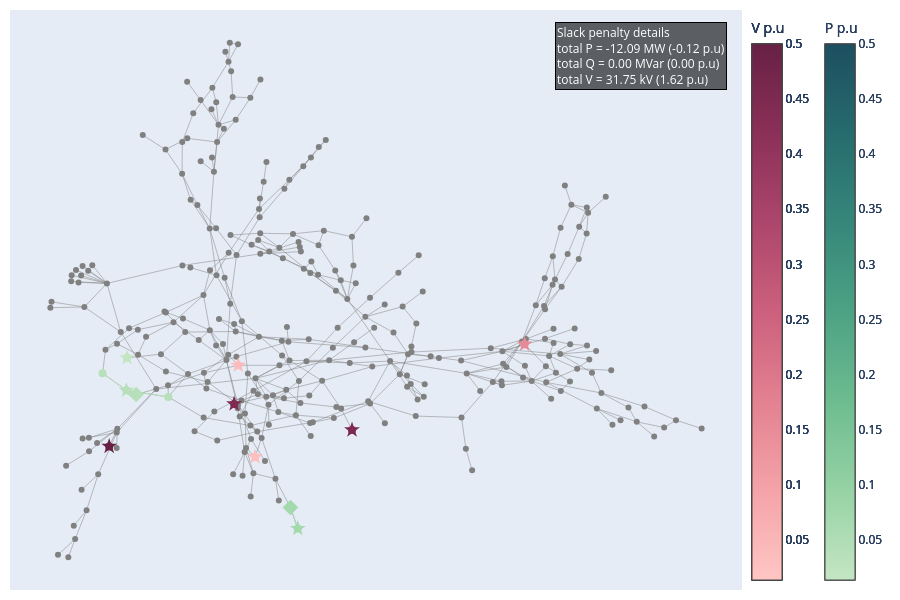

The notebook cell saved with this chart:
### Code cell
# slack_info 
pertubation1 = "1"
data_correction2 = pd.read_csv(
    network_name +"_" + pertubation1 + ".csv",
    sep=";",
    engine="python",
    index_col=False,
   # on_bad_lines="skip",
)
# network = pn.load('./Outputs/' + network_name+"-corrected-"+pertubation1 + extension_in)
new_row = pd.read_csv(network_name+"_"+pertubation1+"_optim_info.csv", sep=";", engine="python", index_col=False)
optim_info = pd.concat([optim_info, new_row], ignore_index=True)
data_grouped_2 = data_correction2.groupby('busId')[['type','slackValue_pu','slackValue','gen','controlevoltage','transfo','shunt','load','info']].agg(unique_list)
data_grouped_2['Total_slack_abs'] = data_grouped_2['slackValue_pu'].apply(lambda x: builtins.sum(abs(slack) for slack in x) if isinstance(x, list) else abs(x))
G_2, dist, pos = network_construction(edges, data_grouped_2)
clusters = slack_subgraph(G_2, data_grouped_2)
data_grouped_2 = cluster_subgraph(G_2, clusters, data_grouped_2, dist)
fig = plot_slack_cluster(G_2, pos, clusters,data_grouped_2,data, col_centroid='centroid')
fig.show()

### Figure 1 — Plotly figure (JSON) as saved in the notebook; plotly's stock layout.template omitted (floating-point values rounded to 4 significant figures; data arrays with more than 128 entries replaced by an {"elided": "..."} marker saying what was removed)
{"data": [{"hovertemplate": "%{text}<extra></extra>", "line": {"color": "grey", "width": 0.5}, "mode": "lines", "name": "edges", "text": {"elided": "818 str values"}, "type": "scatter", "x": {"elided": "1227 float values"}, "y": {"elided": "1227 float values"}}, {"hovertemplate": "%{text}<extra></extra>", "marker": {"color": "gray", "size": 6}, "mode": "markers", "name": "All nodes", "text": {"elided": "287 str values"}, "type": "scatter", "x": {"elided": "287 float values"}, "y": {"elided": "287 float values"}}, {"hovertemplate": "%{text}<extra></extra>", "marker": {"cmax": 0.5, "cmin": 0.01353, "color": "rgb(253, 191, 191)", "colorbar": {"title": {"text": "V p.u"}, "x": 1}, "colorscale": [[0, "rgb(255, 198, 196)"], [0.1667, "rgb(244, 163, 168)"], [0.3333, "rgb(227, 129, 145)"], [0.5, "rgb(204, 96, 125)"], [0.6667, "rgb(173, 70, 108)"], [0.8333, "rgb(139, 48, 88)"], [1, "rgb(103, 32, 68)"]], "size": 12, "symbol": "star"}, "mode": "markers", "name": "Centroids", "text": ["Centroid: VL76_0<br>Gen: ['B76-G']<br>Controle voltage type: GENERATOR<br>Controle voltage location: [VL76_0]<br>Controle voltage status: MAIN<br>Transfo: [nan]<br>Shunt: [nan]<br>Load: ['VL76_0_load']<br>number of nodes: 1<br><br>Total P = 0.0000 MW (0.00 p.u)<br>Total Q = 0.00 MVar (0.00 p.u)<br>Total V = 3.37 kV (0.0293 p.u)"], "type": "scatter", "x": [-0.1417], "y": [-0.4594]}, {"line": {"color": "rgb(253, 191, 191)", "width": 1}, "mode": "lines", "type": "scatter", "x": [], "y": []}, {"hovertemplate": "%{text}<extra></extra>", "marker": {"color": "rgb(253, 191, 191)", "size": 8, "symbol": "circle"}, "mode": "markers", "text": ["VL76_0<br>slack: [0.029313] p.u <br>type: ['V']"], "type": "scatter", "x": [-0.1417], "y": [-0.4594]}, {"hovertemplate": "%{text}<extra></extra>", "marker": {"cmax": 0.5, "cmin": 0.01353, "color": "rgb(164, 216, 173)", "colorbar": {"title": {"text": "P p.u"}, "x": 1.1}, "colorscale": [[0, "rgb(196, 230, 195)"], [0.1667, "rgb(150, 210, 164)"], [0.3333, "rgb(109, 188, 144)"], [0.5, "rgb(77, 162, 132)"], [0.6667, "rgb(54, 135, 122)"], [0.8333, "rgb(38, 107, 110)"], [1, "rgb(29, 79, 96)"]], "size": 12, "symbol": "star"}, "mode": "markers", "name": "Centroids", "text": ["Centroid: VL528_0<br>Gen: [nan]<br>Controle voltage type: N/A<br>Controle voltage location: N/A<br>Controle voltage status: N/A<br>Transfo: [nan]<br>Shunt: [nan]<br>Load: ['VL528_0_load']<br>number of nodes: 2<br><br>Total P = -7.0084 MW (-0.07 p.u)<br>Total Q = 0.00 MVar (0.00 p.u)<br>Total V = 0.00 kV (0.0000 p.u)"], "type": "scatter", "x": [-0.04257], "y": [-0.7114]}, {"hovertemplate": "%{text}<extra></extra>", "marker": {"color": "rgb(164, 216, 173)", "size": 12, "symbol": "diamond"}, "mode": "markers", "name": "Second centroids", "text": ["Second centroid: VL70_0<br>Gen: [nan]<br>Transfo: [nan]<br>Shunt: [nan]<br>Load: ['VL70_0_load']<br>"], "type": "scatter", "x": [-0.0596], "y": [-0.6377]}, {"line": {"color": "rgb(164, 216, 173)", "width": 1}, "mode": "lines", "type": "scatter", "x": [-0.0596, -0.04257, null], "y": [-0.6377, -0.7114, null]}, {"hovertemplate": "%{text}<extra></extra>", "marker": {"color": "rgb(164, 216, 173)", "size": 8, "symbol": "circle"}, "mode": "markers", "text": ["VL70_0<br>slack: [-0.027224] p.u <br>type: ['P']", "VL528_0<br>slack: [-0.04286] p.u <br>type: ['P']"], "type": "scatter", "x": [-0.0596, -0.04257], "y": [-0.6377, -0.7114]}, {"hovertemplate": "%{text}<extra></extra>", "marker": {"cmax": 0.5, "cmin": 0.01353, "color": "rgb(252, 188, 188)", "colorbar": {"title": {"text": "V p.u"}, "x": 1}, "colorscale": [[0, "rgb(255, 198, 196)"], [0.1667, "rgb(244, 163, 168)"], [0.3333, "rgb(227, 129, 145)"], [0.5, "rgb(204, 96, 125)"], [0.6667, "rgb(173, 70, 108)"], [0.8333, "rgb(139, 48, 88)"], [1, "rgb(103, 32, 68)"]], "size": 12, "symbol": "star"}, "mode": "markers", "name": "Centroids", "text": ["Centroid: VL92_0<br>Gen: ['B92-G']<br>Controle voltage type: GENERATOR<br>Controle voltage location: [VL92_0]<br>Controle voltage status: MAIN<br>Transfo: [nan]<br>Shunt: [nan]<br>Load: ['VL92_0_load']<br>number of nodes: 1<br><br>Total P = 0.0000 MW (0.00 p.u)<br>Total Q = 0.00 MVar (0.00 p.u)<br>Total V = 4.15 kV (0.0361 p.u)"], "type": "scatter", "x": [-0.1807], "y": [-0.1364]}, {"line": {"color": "rgb(252, 188, 188)", "width": 1}, "mode": "lines", "type": "scatter", "x": [], "y": []}, {"hovertemplate": "%{text}<extra></extra>", "marker": {"color": "rgb(252, 188, 188)", "size": 8, "symbol": "circle"}, "mode": "markers", "text": ["VL92_0<br>slack: [0.036071] p.u <br>type: ['V']"], "type": "scatter", "x": [-0.1807], "y": [-0.1364]}, {"hovertemplate": "%{text}<extra></extra>", "marker": {"cmax": 0.5, "cmin": 0.01353, "color": "rgb(183, 224, 186)", "colorbar": {"title": {"text": "P p.u"}, "x": 1.1}, "colorscale": [[0, "rgb(196, 230, 195)"], [0.1667, "rgb(150, 210, 164)"], [0.3333, "rgb(109, 188, 144)"], [0.5, "rgb(77, 162, 132)"], [0.6667, "rgb(54, 135, 122)"], [0.8333, "rgb(38, 107, 110)"], [1, "rgb(29, 79, 96)"]], "size": 12, "symbol": "star"}, "mode": "markers", "name": "Centroids", "text": ["Centroid: VL114_0<br>Gen: [nan]<br>Controle voltage type: N/A<br>Controle voltage location: N/A<br>Controle voltage status: N/A<br>Transfo: [nan]<br>Shunt: [nan]<br>Load: ['VL114_0_load']<br>number of nodes: 4<br><br>Total P = -3.7291 MW (-0.04 p.u)<br>Total Q = 0.00 MVar (0.00 p.u)<br>Total V = 0.00 kV (0.0000 p.u)"], "type": "scatter", "x": [-0.4405], "y": [-0.2247]}, {"hovertemplate": "%{text}<extra></extra>", "marker": {"color": "rgb(183, 224, 186)", "size": 12, "symbol": "diamond"}, "mode": "markers", "name": "Second centroids", "text": ["Second centroid: VL112_0<br>Gen: [nan]<br>Transfo: [nan]<br>Shunt: [nan]<br>Load: ['VL112_0_load']<br>"], "type": "scatter", "x": [-0.4178], "y": [-0.2394]}, {"line": {"color": "rgb(183, 224, 186)", "width": 1}, "mode": "lines", "type": "scatter", "x": [-0.4959, -0.4405, null, -0.3433, -0.4405, null, -0.4405, -0.4178, null], "y": [-0.1644, -0.2247, null, -0.2479, -0.2247, null, -0.2247, -0.2394, null]}, {"hovertemplate": "%{text}<extra></extra>", "marker": {"color": "rgb(183, 224, 186)", "size": 8, "symbol": "circle"}, "mode": "markers", "text": ["VL207_0<br>slack: [-0.003523] p.u <br>type: ['P']", "VL109_0<br>slack: [-0.004552] p.u <br>type: ['P']", "VL114_0<br>slack: [-0.011014] p.u <br>type: ['P']", "VL112_0<br>slack: [-0.018202] p.u <br>type: ['P']"], "type": "scatter", "x": [-0.4959, -0.3433, -0.4405, -0.4178], "y": [-0.1644, -0.2479, -0.2247, -0.2394]}, {"hovertemplate": "%{text}<extra></extra>", "marker": {"cmax": 0.5, "cmin": 0.01353, "color": "rgb(196, 230, 195)", "colorbar": {"title": {"text": "P p.u"}, "x": 1.1}, "colorscale": [[0, "rgb(196, 230, 195)"], [0.1667, "rgb(150, 210, 164)"], [0.3333, "rgb(109, 188, 144)"], [0.5, "rgb(77, 162, 132)"], [0.6667, "rgb(54, 135, 122)"], [0.8333, "rgb(38, 107, 110)"], [1, "rgb(29, 79, 96)"]], "size": 12, "symbol": "star"}, "mode": "markers", "name": "Centroids", "text": ["Centroid: VL324_0<br>Gen: [nan]<br>Controle voltage type: N/A<br>Controle voltage location: N/A<br>Controle voltage status: N/A<br>Transfo: [nan]<br>Shunt: [nan]<br>Load: ['VL324_0_load']<br>number of nodes: 1<br><br>Total P = -1.3526 MW (-0.01 p.u)<br>Total Q = 0.00 MVar (0.00 p.u)<br>Total V = 0.00 kV (0.0000 p.u)"], "type": "scatter", "x": [-0.4391], "y": [-0.1103]}, {"line": {"color": "rgb(196, 230, 195)", "width": 1}, "mode": "lines", "type": "scatter", "x": [], "y": []}, {"hovertemplate": "%{text}<extra></extra>", "marker": {"color": "rgb(196, 230, 195)", "size": 8, "symbol": "circle"}, "mode": "markers", "text": ["VL324_0<br>slack: [-0.013526] p.u <br>type: ['P']"], "type": "scatter", "x": [-0.4391], "y": [-0.1103]}, {"hovertemplate": "%{text}<extra></extra>", "marker": {"cmax": 0.5, "cmin": 0.01353, "color": "rgb(231, 138, 151)", "colorbar": {"title": {"text": "V p.u"}, "x": 1}, "colorscale": [[0, "rgb(255, 198, 196)"], [0.1667, "rgb(244, 163, 168)"], [0.3333, "rgb(227, 129, 145)"], [0.5, "rgb(204, 96, 125)"], [0.6667, "rgb(173, 70, 108)"], [0.8333, "rgb(139, 48, 88)"], [1, "rgb(103, 32, 68)"]], "size": 12, "symbol": "star"}, "mode": "markers", "name": "Centroids", "text": ["Centroid: VL7001_2<br>Gen: ['B7003-G']<br>Controle voltage type: GENERATOR<br>Controle voltage location: [VL7001_2]<br>Controle voltage status: MAIN<br>Transfo: [nan]<br>Shunt: [nan]<br>Load: [nan]<br>number of nodes: 1<br><br>Total P = 0.0000 MW (0.00 p.u)<br>Total Q = 0.00 MVar (0.00 p.u)<br>Total V = 2.13 kV (0.1543 p.u)"], "type": "scatter", "x": [0.4844], "y": [-0.06209]}, {"line": {"color": "rgb(231, 138, 151)", "width": 1}, "mode": "lines", "type": "scatter", "x": [], "y": []}, {"hovertemplate": "%{text}<extra></extra>", "marker": {"color": "rgb(231, 138, 151)", "size": 8, "symbol": "circle"}, "mode": "markers", "text": ["VL7001_2<br>slack: [0.154333] p.u <br>type: ['V']"], "type": "scatter", "x": [0.4844], "y": [-0.06209]}, {"hovertemplate": "%{text}<extra></extra>", "marker": {"cmax": 0.5, "cmin": 0.01353, "color": "rgb(125, 42, 80)", "colorbar": {"title": {"text": "V p.u"}, "x": 1}, "colorscale": [[0, "rgb(255, 198, 196)"], [0.1667, "rgb(244, 163, 168)"], [0.3333, "rgb(227, 129, 145)"], [0.5, "rgb(204, 96, 125)"], [0.6667, "rgb(173, 70, 108)"], [0.8333, "rgb(139, 48, 88)"], [1, "rgb(103, 32, 68)"]], "size": 12, "symbol": "star"}, "mode": "markers", "name": "Centroids", "text": ["Centroid: VL7039_0<br>Gen: ['B7039-G']<br>Controle voltage type: GENERATOR<br>Controle voltage location: [VL7039_0]<br>Controle voltage status: MAIN<br>Transfo: [nan]<br>Shunt: [nan]<br>Load: [nan]<br>number of nodes: 1<br><br>Total P = 0.0000 MW (0.00 p.u)<br>Total Q = 0.00 MVar (0.00 p.u)<br>Total V = 9.00 kV (0.4500 p.u)"], "type": "scatter", "x": [0.08345], "y": [-0.3643]}, {"line": {"color": "rgb(125, 42, 80)", "width": 1}, "mode": "lines", "type": "scatter", "x": [], "y": []}, {"hovertemplate": "%{text}<extra></extra>", "marker": {"color": "rgb(125, 42, 80)", "size": 8, "symbol": "circle"}, "mode": "markers", "text": ["VL7039_0<br>slack: [0.45] p.u <br>type: ['V']"], "type": "scatter", "x": [0.08345], "y": [-0.3643]}, {"hovertemplate": "%{text}<extra></extra>", "marker": {"cmax": 0.5, "cmin": 0.01353, "color": "rgb(126, 42, 81)", "colorbar": {"title": {"text": "V p.u"}, "x": 1}, "colorscale": [[0, "rgb(255, 198, 196)"], [0.1667, "rgb(244, 163, 168)"], [0.3333, "rgb(227, 129, 145)"], [0.5, "rgb(204, 96, 125)"], [0.6667, "rgb(173, 70, 108)"], [0.8333, "rgb(139, 48, 88)"], [1, "rgb(103, 32, 68)"]], "size": 12, "symbol": "star"}, "mode": "markers", "name": "Centroids", "text": ["Centroid: VL7049_0<br>Gen: ['B7049-G']<br>Controle voltage type: GENERATOR<br>Controle voltage location: [VL7049_0]<br>Controle voltage status: MAIN<br>Transfo: [nan]<br>Shunt: [nan]<br>Load: [nan]<br>number of nodes: 1<br><br>Total P = 0.0000 MW (0.00 p.u)<br>Total Q = 0.00 MVar (0.00 p.u)<br>Total V = 6.20 kV (0.4493 p.u)"], "type": "scatter", "x": [-0.1905], "y": [-0.2727]}, {"line": {"color": "rgb(126, 42, 81)", "width": 1}, "mode": "lines", "type": "scatter", "x": [], "y": []}, {"hovertemplate": "%{text}<extra></extra>", "marker": {"color": "rgb(126, 42, 81)", "size": 8, "symbol": "circle"}, "mode": "markers", "text": ["VL7049_0<br>slack: [0.4493] p.u <br>type: ['V']"], "type": "scatter", "x": [-0.1905], "y": [-0.2727]}, {"hovertemplate": "%{text}<extra></extra>", "marker": {"cmax": 0.5, "cmin": 0.01353, "color": "rgb(103, 32, 68)", "colorbar": {"title": {"text": "V p.u"}, "x": 1}, "colorscale": [[0, "rgb(255, 198, 196)"], [0.1667, "rgb(244, 163, 168)"], [0.3333, "rgb(227, 129, 145)"], [0.5, "rgb(204, 96, 125)"], [0.6667, "rgb(173, 70, 108)"], [0.8333, "rgb(139, 48, 88)"], [1, "rgb(103, 32, 68)"]], "size": 12, "symbol": "star"}, "mode": "markers", "name": "Centroids", "text": ["Centroid: VL9051_3<br>Gen: ['B9054-G']<br>Controle voltage type: GENERATOR<br>Controle voltage location: [VL9051_3]<br>Controle voltage status: MAIN<br>Transfo: [nan]<br>Shunt: [nan]<br>Load: [nan]<br>number of nodes: 1<br><br>Total P = 0.0000 MW (0.00 p.u)<br>Total Q = 0.00 MVar (0.00 p.u)<br>Total V = 6.90 kV (0.5000 p.u)"], "type": "scatter", "x": [-0.4806], "y": [-0.4221]}, {"line": {"color": "rgb(103, 32, 68)", "width": 1}, "mode": "lines", "type": "scatter", "x": [], "y": []}, {"hovertemplate": "%{text}<extra></extra>", "marker": {"color": "rgb(103, 32, 68)", "size": 8, "symbol": "circle"}, "mode": "markers", "text": ["VL9051_3<br>slack: [0.5] p.u <br>type: ['V']"], "type": "scatter", "x": [-0.4806], "y": [-0.4221]}], "layout": {"annotations": [{"align": "left", "bgcolor": "rgba(0,0,0,0.6)", "bordercolor": "black", "borderwidth": 1, "font": {"color": "white", "size": 12}, "showarrow": false, "text": "Slack penalty details <br>total P = -12.09 MW (-0.12 p.u)<br>total Q = 0.00 MVar (0.00 p.u)<br>total V = 31.75 kV (1.62 p.u)", "x": 0.98, "xref": "paper", "y": 0.98, "yref": "paper"}], "height": 600, "margin": {"b": 10, "l": 10, "r": 10, "t": 10}, "showlegend": false, "width": 900, "xaxis": {"visible": false}, "yaxis": {"visible": false}}}
